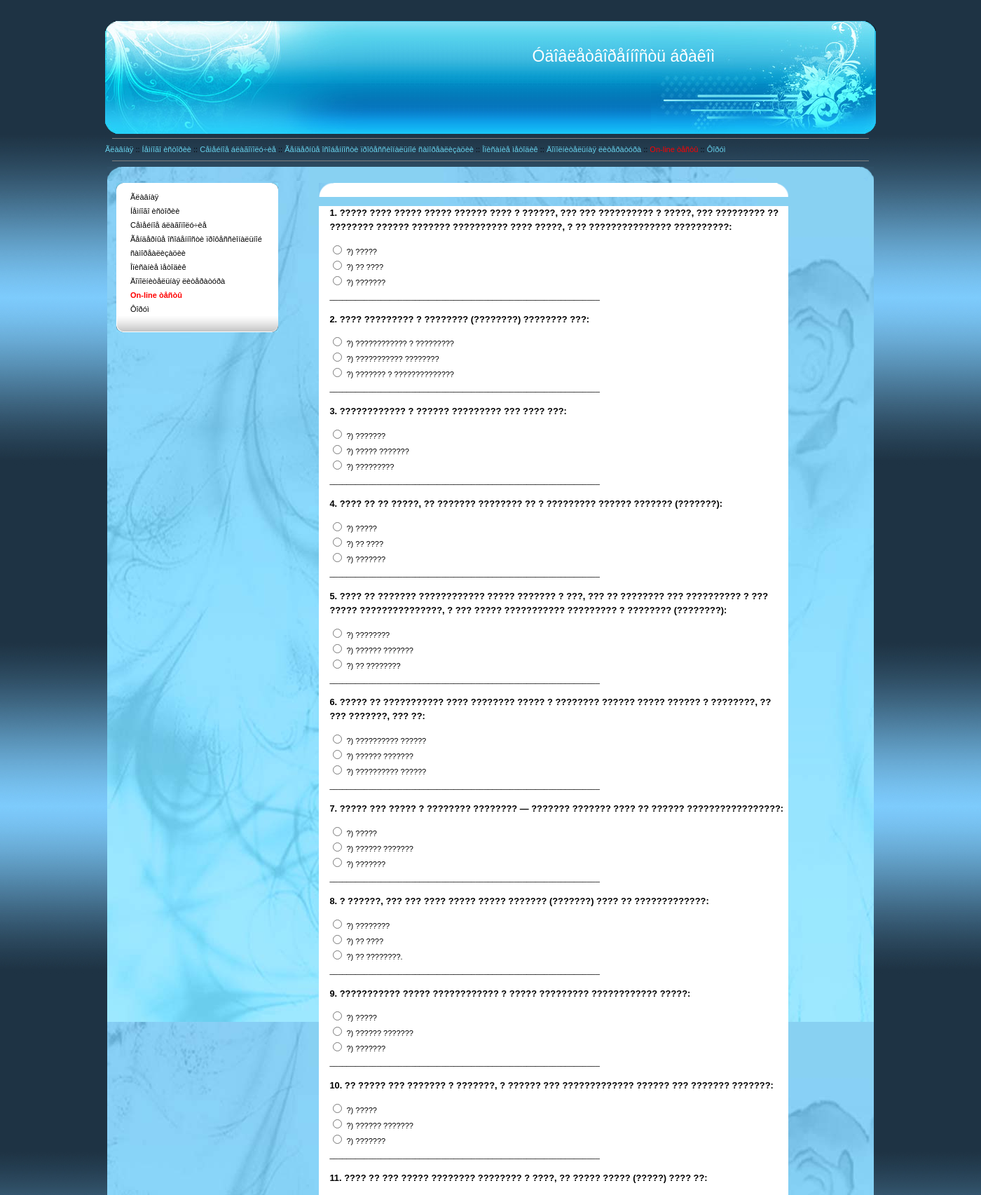
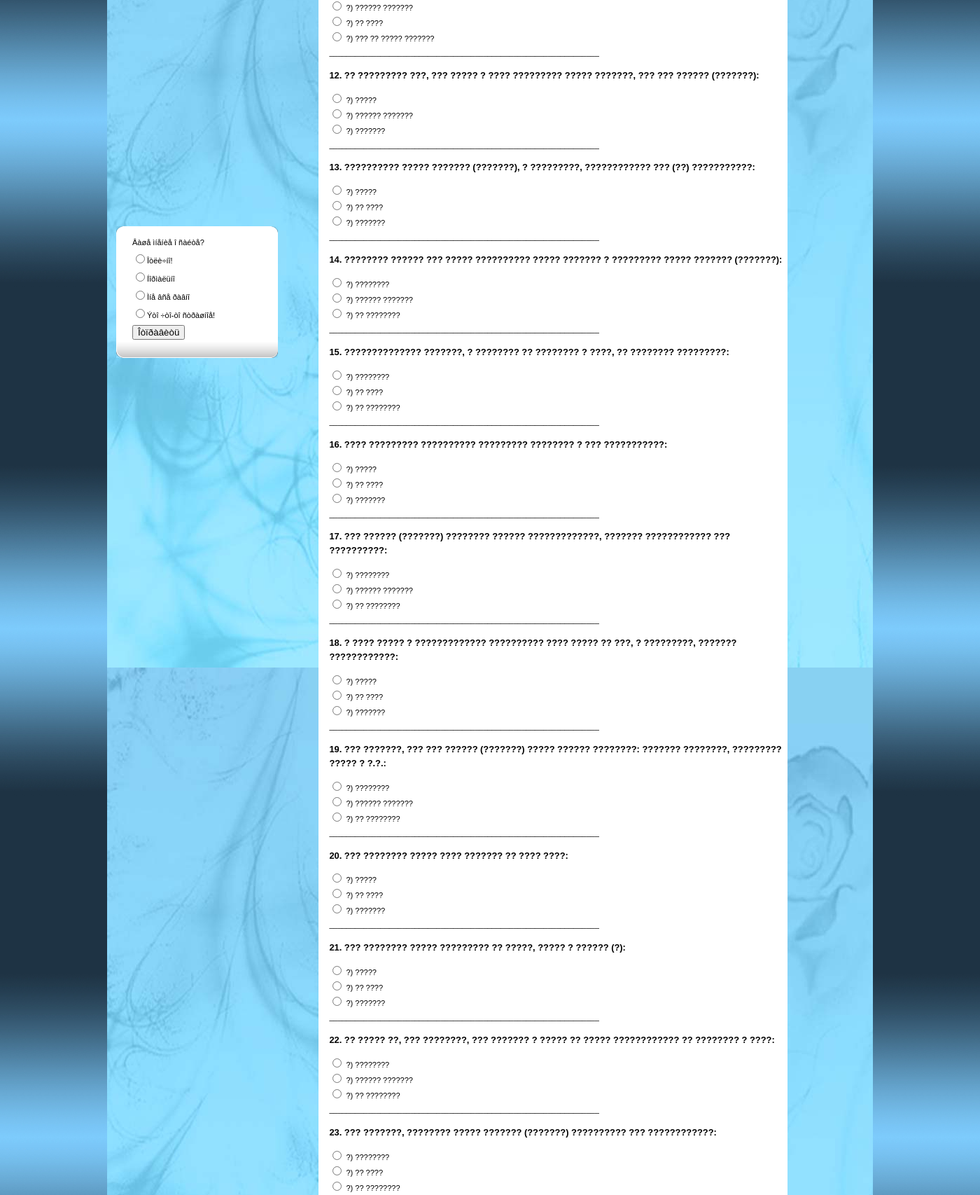
The app's page /test4.php (upper part) with its own data (2 pictures, top to bottom).
### tables this page shows
CREATE TABLE `test4_vopr` (
  `id_q` int(10) NOT NULL auto_increment,
  `ques` text,
  `var1` varchar(255) default NULL,
  `var2` varchar(255) default NULL,
  `var3` varchar(255) default NULL,
  `key` int(11) default NULL,
  PRIMARY KEY  (`id_q`)
);

### connect.php (called while the page is built, shortened)
<?php
$user='root';
$pass='';
require_once "database_class.php";
$cdb=new CdataBase("marriage", "localhost", "$user", "$pass");
?>

### database_class.php (called while the page is built, shortened)
<?php
class Cdatabase {
	var $link;
	function Cdatabase($db, $host="localhost", $user="", $pass="") {
		if($this->link = mysql_connect($host,$user,$pass))
			return mysql_select_db($db, $this->link);
			else return 0;
	}
	function query($sql) {
		return mysql_query($sql, $this->link);
	}
	function fetch_array($q) {
		return mysql_fetch_array($q);
	}
};
?>

### test4.php (the view, shortened to what this page needs)
<?php
include "header.php";
if (!isset($_POST['end'])){
$end='begin';
}
else
{
$end=$_POST['end'];
}
if ($end=='end') {
update_opros();
}
else{
content_print();
}
function content_print(){
global $cdb;
$r=1;
$s="SELECT * FROM test4_vopr";
$query=$cdb->query($s);
print"<form action=".$_SERVER['PHP_SELF']." method=post enctype=multipart/form-data>";
while($res=$cdb->fetch_array($query))
  {
print'<h3>'.$res['ques'].'</h3>';
print'<input type="radio" name="d'.$r.'" value="1" id="1"> <label for="1">'.$res['var1'].'</label>';
 print'<br>';
print'<input type="radio" name="d'.$r.'" value="2" id="2"> <label for="2">'.$res['var2'].'</label>';
print'<br>';
print'<input type="radio" name="d'.$r.'" value="3" id="3"> <label for="3">'.$res['var3'].'</label>';
print'<br>';
print"_______________________________________________________________";
$r++;
  }
print'</form>';
}
include "footer.php";
?>

### style.css (style rules this page uses)
body { margin:30px 150px; font-size:11px; line-height:20px; font-family: Tahoma, Arial; background: url(images/body_bckg2.jpg); repeat-x #056caa; }

### records on screen
test4_vopr: ques "1. ????? ???? ????? ????? ?????? ???? ? ??????, ??? ??? ?????????? ? ?????, ??? ????????? ?? ???????? ?????? ??????? ?????????? ???? ?????, ? ?? ??????????????? ??????????:", var1 "?) ?????", var2 "?) ?? ????", var3 "?) ???????"
test4_vopr: ques "2. ???? ????????? ? ???????? (????????) ???????? ???:", var1 "?) ???????????? ? ?????????", var2 "?) ??????????? ????????", var3 "?) ??????? ? ??????????????"
test4_vopr: ques "3. ???????????? ? ?????? ????????? ??? ???? ???:", var1 "?) ???????", var2 "?) ????? ???????", var3 "?) ?????????"
test4_vopr: ques "4. ???? ?? ?? ?????, ?? ??????? ???????? ?? ? ????????? ?????? ??????? (???????):", var1 "?) ?????", var2 "?) ?? ????", var3 "?) ???????"
test4_vopr: ques "5. ???? ?? ??????? ???????????? ????? ??????? ? ???, ??? ?? ???????? ??? ?????????? ? ??? ????? ???????????????, ? ??? ????? ??????????? ????????? ? ???????? (????????):", var1 "?) ????????", var2 "?) ?????? ???????", var3 "?) ?? ????????"
test4_vopr: ques "6. ????? ?? ??????????? ???? ???????? ????? ? ???????? ?????? ????? ?????? ? ????????, ?? ??? ???????, ??? ??:", var1 "?) ?????????? ??????", var2 "?) ?????? ???????", var3 "?) ?????????? ??????"
test4_vopr: ques "7. ????? ??? ????? ? ???????? ???????? — ??????? ??????? ???? ?? ?????? ?????????????????:", var1 "?) ?????", var2 "?) ?????? ???????", var3 "?) ???????"
test4_vopr: ques "8. ? ??????, ??? ??? ???? ????? ????? ??????? (???????) ???? ?? ?????????????:", var1 "?) ????????", var2 "?) ?? ????", var3 "?) ?? ????????."
test4_vopr: ques "9. ??????????? ????? ???????????? ? ????? ????????? ???????????? ?????:", var1 "?) ?????", var2 "?) ?????? ???????", var3 "?) ???????"
test4_vopr: ques "10. ?? ????? ??? ??????? ? ???????, ? ?????? ??? ????????????? ?????? ??? ??????? ???????:", var1 "?) ?????", var2 "?) ?????? ???????", var3 "?) ???????"
test4_vopr: ques "11. ???? ?? ??? ????? ???????? ???????? ? ????, ?? ????? ????? (?????) ???? ??:", var1 "?) ?????? ???????", var2 "?) ?? ????", var3 "?) ??? ?? ????? ???????"
test4_vopr: ques "12. ?? ????????? ???, ??? ????? ? ???? ????????? ????? ???????, ??? ??? ?????? (???????):", var1 "?) ?????", var2 "?) ?????? ???????", var3 "?) ???????"
test4_vopr: ques "13. ?????????? ????? ??????? (???????), ? ?????????, ???????????? ??? (??) ???????????:", var1 "?) ?????", var2 "?) ?? ????", var3 "?) ???????"
test4_vopr: ques "14. ???????? ?????? ??? ????? ?????????? ????? ??????? ? ????????? ????? ??????? (???????):", var1 "?) ????????", var2 "?) ?????? ???????", var3 "?) ?? ????????"
test4_vopr: ques "15. ?????????????? ???????, ? ???????? ?? ???????? ? ????, ?? ???????? ?????????:", var1 "?) ????????", var2 "?) ?? ????", var3 "?) ?? ????????"
test4_vopr: ques "16. ???? ????????? ?????????? ????????? ???????? ? ??? ???????????:", var1 "?) ?????", var2 "?) ?? ????", var3 "?) ???????"
test4_vopr: ques "17. ??? ?????? (???????) ???????? ?????? ?????????????, ??????? ???????????? ??? ??????????:", var1 "?) ????????", var2 "?) ?????? ???????", var3 "?) ?? ????????"
test4_vopr: ques "18. ? ???? ????? ? ????????????? ?????????? ???? ????? ?? ???, ? ?????????, ??????? ????????????:", var1 "?) ?????", var2 "?) ?? ????", var3 "?) ???????"
test4_vopr: ques "19. ??? ???????, ??? ??? ?????? (???????) ????? ?????? ????????: ??????? ????????, ????????? ????? ? ?.?.:", var1 "?) ????????", var2 "?) ?????? ???????", var3 "?) ?? ????????"
test4_vopr: ques "20. ??? ???????? ????? ???? ??????? ?? ???? ????:", var1 "?) ?????", var2 "?) ?? ????", var3 "?) ???????"
test4_vopr: ques "21. ??? ???????? ????? ????????? ?? ?????, ????? ? ?????? (?):", var1 "?) ?????", var2 "?) ?? ????", var3 "?) ???????"
test4_vopr: ques "22. ?? ????? ??, ??? ????????, ??? ??????? ? ????? ?? ????? ???????????? ?? ???????? ? ????:", var1 "?) ????????", var2 "?) ?????? ???????", var3 "?) ?? ????????"
test4_vopr: ques "23. ??? ???????, ???????? ????? ??????? (???????) ?????????? ??? ????????????:", var1 "?) ????????", var2 "?) ?? ????", var3 "?) ?? ????????"
